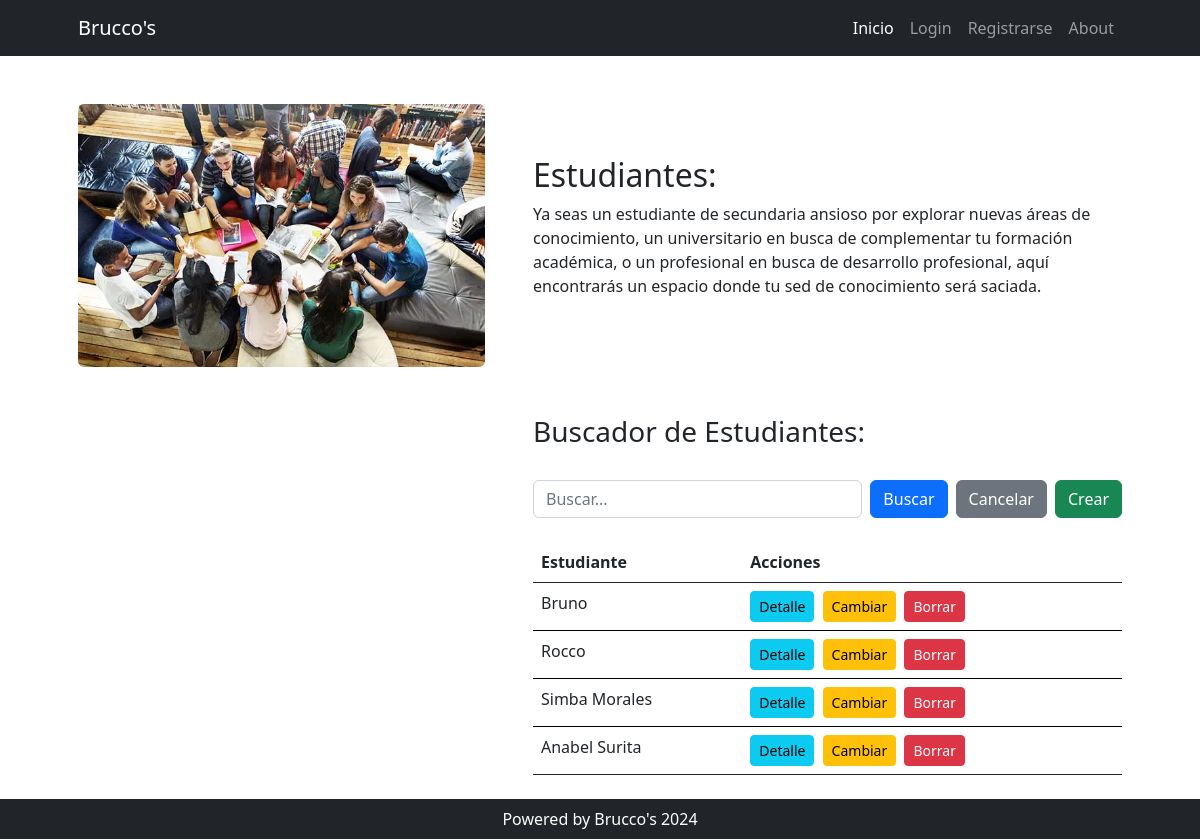
The app's page /estudiantes/, older data.
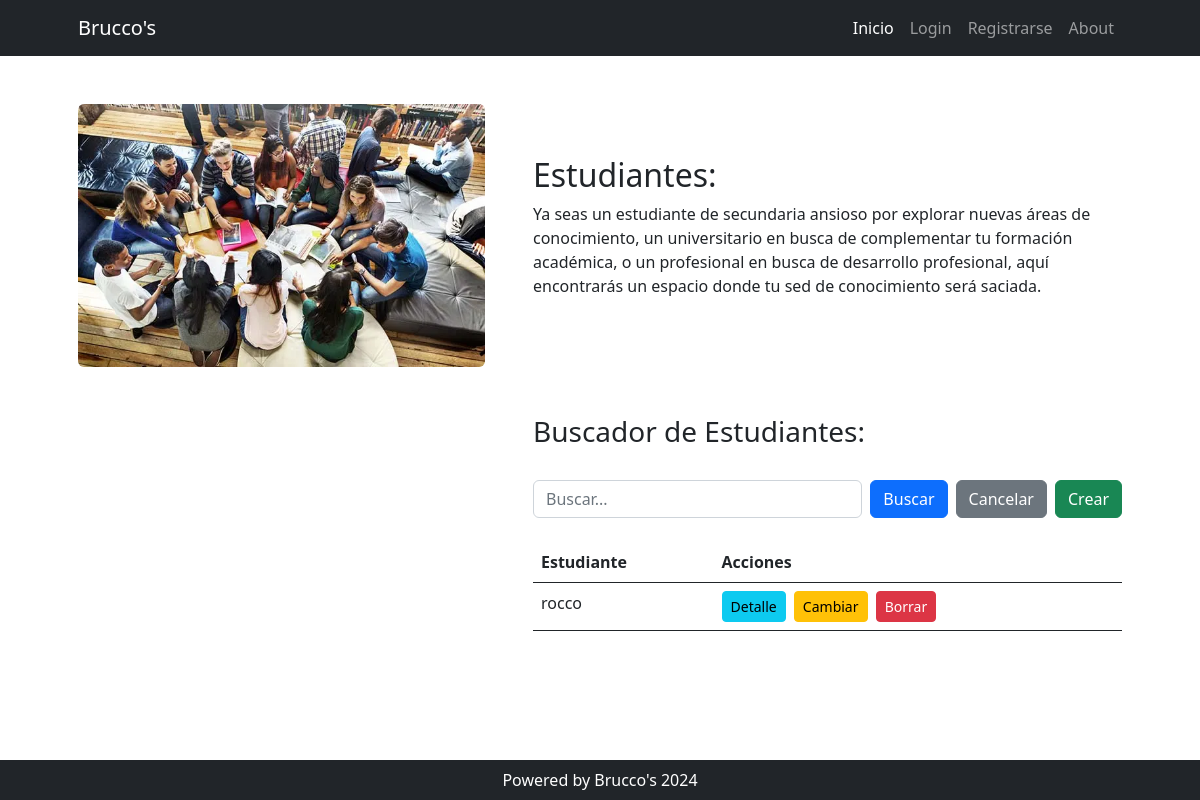
The same page, newer data.
### cursos/models.py (models this page shows, shortened)
class Estudiante(models.Model):
    nombre = models.CharField(max_length=100, unique=True)

### estudiantes/views.py (the view)
# urls.py: path("", views.home, name="home"),
def home(request):
    consulta = request.GET.get("consulta", None)
    if consulta:
        query = models.Estudiante.objects.filter(nombre__icontains=consulta)
    else:
        query = models.Estudiante.objects.all()
    context = {"estudiantes" : query}
    return render(request, "estudiantes/index.html", context)

### estudiantes/templates/estudiantes/index.html (shortened to what this page needs)
{% extends 'core/base.html' %}
{% load static %}
{% block contenido %}
    <div class="row gx-4 gx-lg-5 align-items-center my-5">
        <div class="col-lg-5">
            <img class="img-fluid rounded mb-4 mb-lg-0"
                 src="{% static 'core/img/estudiantes.webp' %}"
                 alt="Home Page"
                 width="100%" />
        </div>
        <div class="col-lg-7">
            <h2 class="font-weight-light">Estudiantes:</h2>
            <p>
                Ya seas un estudiante de secundaria ansioso por explorar nuevas áreas de conocimiento, un universitario en busca de complementar tu formación académica, o un profesional en busca de desarrollo profesional, aquí encontrarás un espacio donde tu sed de conocimiento será saciada.
            </p>
        </div>
    </div>
    <div class="row gx-4 gx-lg-5 align-items-center my-5">
        <div class="col-lg-7">
            <h3 class="font-weight-light">Buscador de Estudiantes:</h3>
            <div class="py-lg-4 ">
                <form action="{% url 'estudiantes:home' %}" method="get" class="d-flex">
                    <input type="text"
                           name="consulta"
                           placeholder="Buscar..."
                           class="form-control me-2">
                    <button type="submit" class="btn btn-primary me-2">Buscar</button>
                    <button type="button" class="btn btn-secondary me-2" onclick="this.form.reset();">Cancelar</button>
                    <a class="btn btn-success" href="{% url 'estudiantes:create' %}">Crear</a>
                </form>
            </div>
            <table class="table table-hover">
                <thead>
                    <tr>
                        <th scope="col">Estudiante</th>
                        <th scope="col">Acciones</th>
                    </tr>
                </thead>
                <tbody>
                    {% for estudiante in estudiantes %}
                        <tr>
                            <td>{{ estudiante.nombre }}</td>
                            <td>
                                <a class="btn btn-info btn-sm me-1"
                                   href="{% url 'estudiantes:detail' estudiante.id %}">Detalle</a>
                                <a class="btn btn-warning btn-sm me-1"
                                   href="{% url 'estudiantes:update' estudiante.id %}">Cambiar</a>
                                <a class="btn btn-danger btn-sm"
                                   href="{% url 'estudiantes:delete' estudiante.id %}">Borrar</a>
                            </td>
                        </tr>
                    {% endfor %}
                </tbody>
            </table>
        </div>
    </div>
{% endblock contenido %}

Row changes from the older to the newer data that the page shows:
removed Estudiante: nombre "Rocco"
removed Estudiante: nombre "Simba Morales"
removed Estudiante: nombre "Anabel Surita"
changed Estudiante: nombre "Bruno" → "rocco"
